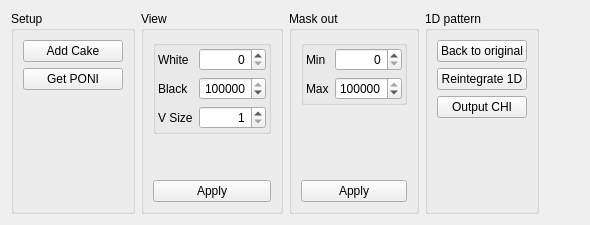
      <widget class="QWidget" name="mpltabCake">
       <attribute name="title">
        <string>Cake</string>
       </attribute>
       <layout class="QHBoxLayout" name="horizontalLayout_4">
        <item>
         <widget class="QGroupBox" name="groupBox_18">
          <property name="title">
           <string>Setup</string>
          </property>
          <layout class="QVBoxLayout" name="verticalLayout_10">
           <item>
            <widget class="QPushButton" name="mplpushButton_AddRemoveCake">
             <property name="text">
              <string>Add Cake</string>
             </property>
             <property name="checkable">
              <bool>true</bool>
             </property>
            </widget>
           </item>
           <item>
            <widget class="QPushButton" name="mplpushButton_GetPONI">
             <property name="sizePolicy">
              <sizepolicy hsizetype="Fixed" vsizetype="Fixed">
               <horstretch>0</horstretch>
               <verstretch>0</verstretch>
              </sizepolicy>
             </property>
             <property name="minimumSize">
              <size>
               <width>100</width>
               <height>0</height>
              </size>
             </property>
             <property name="text">
              <string>Get PONI</string>
             </property>
            </widget>
           </item>
           <item>
            <spacer name="verticalSpacer_2">
             <property name="orientation">
              <enum>Qt::Vertical</enum>
             </property>
             <property name="sizeHint" stdset="0">
              <size>
               <width>20</width>
               <height>40</height>
              </size>
             </property>
            </spacer>
           </item>
          </layout>
         </widget>
        </item>
        <item>
         <widget class="QGroupBox" name="groupBox_20">
          <property name="title">
           <string>View</string>
          </property>
          <layout class="QVBoxLayout" name="verticalLayout_18">
           <property name="margin">
            <number>9</number>
           </property>
           <item>
            <widget class="QGroupBox" name="groupBox_29">
             <property name="title">
              <string/>
             </property>
             <layout class="QGridLayout" name="gridLayout_13">
              <property name="margin">
               <number>2</number>
              </property>
              <property name="spacing">
               <number>6</number>
              </property>
              <item row="1" column="0">
               <widget class="QLabel" name="label_9">
                <property name="text">
                 <string>Black</string>
                </property>
               </widget>
              </item>
              <item row="1" column="1">
               <widget class="QSpinBox" name="mplspinBox_VMax">
                <property name="alignment">
                 <set>Qt::AlignRight|Qt::AlignTrailing|Qt::AlignVCenter</set>
                </property>
                <property name="maximum">
                 <number>1000000</number>
                </property>
                <property name="singleStep">
                 <number>1</number>
                </property>
                <property name="value">
                 <number>1000000</number>
                </property>
               </widget>
              </item>
              <item row="0" column="1">
               <widget class="QSpinBox" name="mplspinBox_VMin">
                <property name="alignment">
                 <set>Qt::AlignRight|Qt::AlignTrailing|Qt::AlignVCenter</set>
                </property>
                <property name="maximum">
                 <number>1000000</number>
                </property>
               </widget>
              </item>
              <item row="0" column="0">
               <widget class="QLabel" name="label_8">
                <property name="text">
                 <string>White</string>
                </property>
               </widget>
              </item>
              <item row="2" column="0">
               <widget class="QLabel" name="label_12">
                <property name="text">
                 <string>V Size</string>
                </property>
               </widget>
              </item>
              <item row="2" column="1">
               <widget class="QSpinBox" name="mplspinBox_CakeAxisSize">
                <property name="alignment">
                 <set>Qt::AlignRight|Qt::AlignTrailing|Qt::AlignVCenter</set>
                </property>
                <property name="minimum">
                 <number>1</number>
                </property>
               </widget>
              </item>
             </layout>
            </widget>
           </item>
           <item>
            <spacer name="verticalSpacer_7">
             <property name="orientation">
              <enum>Qt::Vertical</enum>
             </property>
             <property name="sizeHint" stdset="0">
              <size>
               <width>20</width>
               <height>40</height>
              </size>
             </property>
            </spacer>
           </item>
           <item>
            <widget class="QPushButton" name="mplpushButton_ApplyCakeView">
             <property name="text">
              <string>Apply</string>
             </property>
            </widget>
           </item>
          </layout>
         </widget>
        </item>
        <item>
         <widget class="QGroupBox" name="groupBox_22">
          <property name="title">
           <string>Mask out</string>
          </property>
          <layout class="QVBoxLayout" name="verticalLayout_19">
           <item>
            <widget class="QGroupBox" name="groupBox_30">
             <property name="title">
              <string/>
             </property>
             <layout class="QGridLayout" name="gridLayout_11">
              <property name="margin">
               <number>2</number>
              </property>
              <item row="0" column="0">
               <widget class="QLabel" name="label_10">
                <property name="text">
                 <string>Min</string>
                </property>
               </widget>
              </item>
              <item row="2" column="0">
               <widget class="QLabel" name="label_11">
                <property name="text">
                 <string>Max</string>
                </property>
               </widget>
              </item>
              <item row="0" column="1">
               <widget class="QSpinBox" name="mplspinBox_MaskMin">
                <property name="alignment">
                 <set>Qt::AlignRight|Qt::AlignTrailing|Qt::AlignVCenter</set>
                </property>
                <property name="maximum">
                 <number>10000000</number>
                </property>
               </widget>
              </item>
              <item row="2" column="1">
               <widget class="QSpinBox" name="mplspinBox_MaskMax">
                <property name="maximum">
                 <number>10000000</number>
                </property>
                <property name="value">
                 <number>10000000</number>
                </property>
               </widget>
              </item>
             </layout>
            </widget>
           </item>
           <item>
            <spacer name="verticalSpacer_9">
             <property name="orientation">
              <enum>Qt::Vertical</enum>
             </property>
             <property name="sizeHint" stdset="0">
              <size>
               <width>20</width>
               <height>40</height>
              </size>
             </property>
            </spacer>
           </item>
           <item>
            <widget class="QPushButton" name="mplpushButton_ApplyMask">
             <property name="text">
              <string>Apply</string>
             </property>
             <property name="checkable">
              <bool>true</bool>
             </property>
            </widget>
           </item>
          </layout>
         </widget>
        </item>
        <item>
         <widget class="QGroupBox" name="groupBox_19">
          <property name="title">
           <string>1D pattern</string>
          </property>
          <layout class="QVBoxLayout" name="verticalLayout_13">
           <item>
            <widget class="QPushButton" name="mplpushButton_BackToOriginal">
             <property name="text">
              <string>Back to original</string>
             </property>
            </widget>
           </item>
           <item>
            <widget class="QPushButton" name="mplpushButton_Reintegrate1D">
             <property name="text">
              <string>Reintegrate 1D</string>
             </property>
            </widget>
           </item>
           <item>
            <widget class="QPushButton" name="mplpushButton_OuputCHI">
             <property name="text">
              <string>Output CHI</string>
             </property>
            </widget>
           </item>
           <item>
            <spacer name="verticalSpacer_15">
             <property name="orientation">
              <enum>Qt::Vertical</enum>
             </property>
             <property name="sizeHint" stdset="0">
              <size>
               <width>20</width>
               <height>40</height>
              </size>
             </property>
            </spacer>
           </item>
          </layout>
         </widget>
        </item>
        <item>
         <spacer name="horizontalSpacer_2">
          <property name="orientation">
           <enum>Qt::Horizontal</enum>
          </property>
          <property name="sizeHint" stdset="0">
           <size>
            <width>40</width>
            <height>20</height>
           </size>
          </property>
         </spacer>
        </item>
       </layout>
      </widget>
